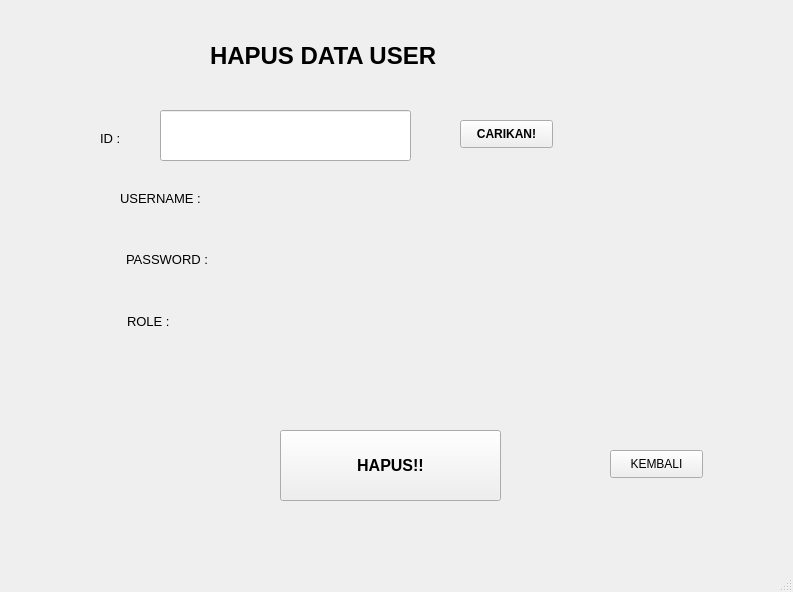
<?xml version="1.0" encoding="UTF-8"?>
<ui version="4.0">
 <class>MainWindow</class>
 <widget class="QMainWindow" name="MainWindow">
  <property name="geometry">
   <rect>
    <x>0</x>
    <y>0</y>
    <width>793</width>
    <height>592</height>
   </rect>
  </property>
  <property name="windowTitle">
   <string>MainWindow</string>
  </property>
  <widget class="QWidget" name="centralwidget">
   <widget class="QLineEdit" name="lineEdit_nim">
    <property name="geometry">
     <rect>
      <x>160</x>
      <y>110</y>
      <width>251</width>
      <height>51</height>
     </rect>
    </property>
    <property name="font">
     <font>
      <pointsize>10</pointsize>
      <weight>75</weight>
      <bold>true</bold>
     </font>
    </property>
    <property name="text">
     <string/>
    </property>
   </widget>
   <widget class="QLabel" name="label_5">
    <property name="geometry">
     <rect>
      <x>126</x>
      <y>251</y>
      <width>211</width>
      <height>16</height>
     </rect>
    </property>
    <property name="font">
     <font>
      <pointsize>10</pointsize>
     </font>
    </property>
    <property name="text">
     <string>PASSWORD :</string>
    </property>
   </widget>
   <widget class="QLabel" name="label_2">
    <property name="geometry">
     <rect>
      <x>100</x>
      <y>130</y>
      <width>81</width>
      <height>16</height>
     </rect>
    </property>
    <property name="font">
     <font>
      <pointsize>10</pointsize>
     </font>
    </property>
    <property name="text">
     <string>ID :</string>
    </property>
   </widget>
   <widget class="QPushButton" name="btn_hapus">
    <property name="geometry">
     <rect>
      <x>280</x>
      <y>430</y>
      <width>221</width>
      <height>71</height>
     </rect>
    </property>
    <property name="font">
     <font>
      <pointsize>12</pointsize>
      <weight>75</weight>
      <bold>true</bold>
     </font>
    </property>
    <property name="text">
     <string>HAPUS!!</string>
    </property>
   </widget>
   <widget class="QLabel" name="label">
    <property name="geometry">
     <rect>
      <x>210</x>
      <y>40</y>
      <width>411</width>
      <height>31</height>
     </rect>
    </property>
    <property name="font">
     <font>
      <pointsize>18</pointsize>
      <weight>75</weight>
      <bold>true</bold>
     </font>
    </property>
    <property name="text">
     <string>HAPUS DATA USER</string>
    </property>
   </widget>
   <widget class="QPushButton" name="btn_cari">
    <property name="geometry">
     <rect>
      <x>460</x>
      <y>120</y>
      <width>93</width>
      <height>28</height>
     </rect>
    </property>
    <property name="font">
     <font>
      <weight>75</weight>
      <bold>true</bold>
     </font>
    </property>
    <property name="text">
     <string>CARIKAN!</string>
    </property>
   </widget>
   <widget class="QLabel" name="label_6">
    <property name="geometry">
     <rect>
      <x>127</x>
      <y>313</y>
      <width>171</width>
      <height>16</height>
     </rect>
    </property>
    <property name="font">
     <font>
      <pointsize>10</pointsize>
     </font>
    </property>
    <property name="text">
     <string>ROLE :</string>
    </property>
   </widget>
   <widget class="QLabel" name="label_3">
    <property name="geometry">
     <rect>
      <x>120</x>
      <y>190</y>
      <width>161</width>
      <height>16</height>
     </rect>
    </property>
    <property name="font">
     <font>
      <pointsize>10</pointsize>
     </font>
    </property>
    <property name="text">
     <string>USERNAME :</string>
    </property>
   </widget>
   <widget class="QLabel" name="label_nama">
    <property name="geometry">
     <rect>
      <x>130</x>
      <y>220</y>
      <width>441</width>
      <height>16</height>
     </rect>
    </property>
    <property name="text">
     <string/>
    </property>
   </widget>
   <widget class="QLabel" name="label_alamat">
    <property name="geometry">
     <rect>
      <x>128</x>
      <y>278</y>
      <width>441</width>
      <height>24</height>
     </rect>
    </property>
    <property name="text">
     <string/>
    </property>
   </widget>
   <widget class="QLabel" name="label_nohp">
    <property name="geometry">
     <rect>
      <x>127</x>
      <y>340</y>
      <width>441</width>
      <height>26</height>
     </rect>
    </property>
    <property name="text">
     <string/>
    </property>
   </widget>
   <widget class="QPushButton" name="btn_kembali">
    <property name="geometry">
     <rect>
      <x>610</x>
      <y>450</y>
      <width>93</width>
      <height>28</height>
     </rect>
    </property>
    <property name="text">
     <string>KEMBALI</string>
    </property>
   </widget>
  </widget>
  <widget class="QMenuBar" name="menubar">
   <property name="geometry">
    <rect>
     <x>0</x>
     <y>0</y>
     <width>793</width>
     <height>21</height>
    </rect>
   </property>
  </widget>
  <widget class="QStatusBar" name="statusbar"/>
 </widget>
 <resources/>
 <connections/>
</ui>
